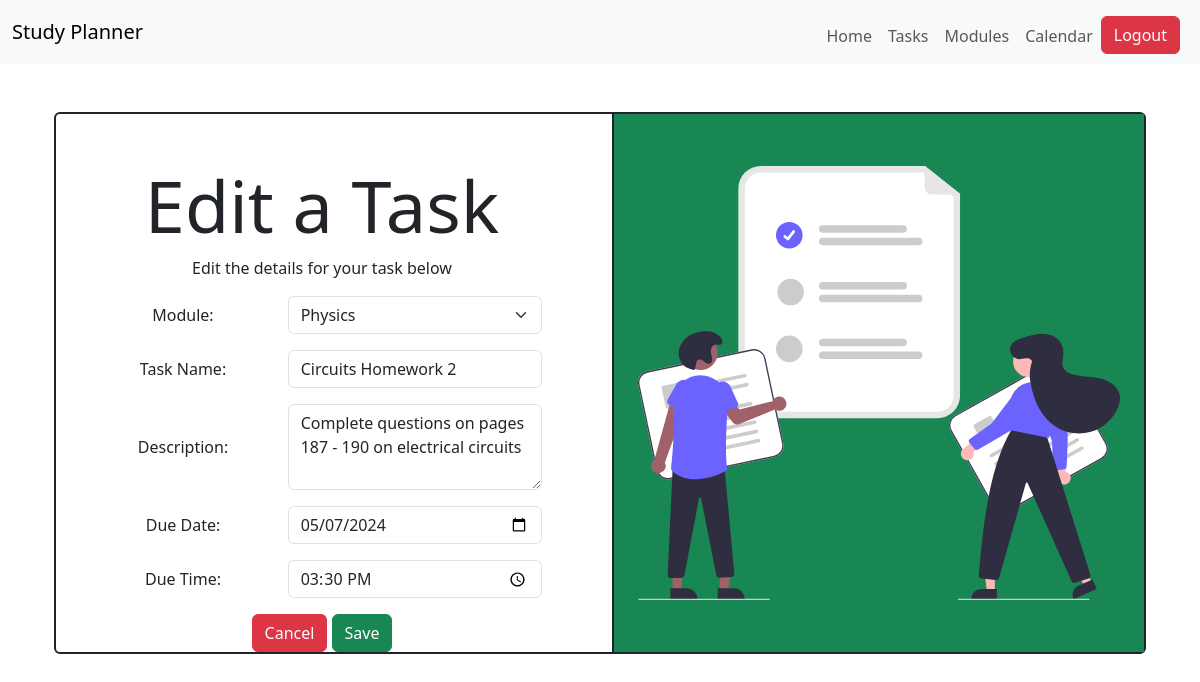
/tasks/edit/1/1 (signed in), run on the app's committed database.
### StudyPlanner/models.py (models this page shows)
class Task(db.Model):
    id = db.Column(db.Integer, primary_key=True)
    user = db.Column(db.Integer, db.ForeignKey('user.id'))
    module = db.Column(db.Integer, db.ForeignKey('module.id', ondelete="CASCADE"))
    event = db.Column(db.Integer, db.ForeignKey('event.id', ondelete="CASCADE"))
    name = db.Column(db.String(100), nullable=False)
    description = db.Column(db.String(256), nullable=False)
    creation_date = db.Column(db.DateTime, default= datetime.datetime.now(datetime.UTC))
    due_date = db.Column(db.DateTime, nullable=False)
    events = db.relationship('Event', backref='events', primaryjoin="Task.id==Event.task", post_update=True,  cascade='save-update, merge, delete, delete-orphan')

### StudyPlanner/core.py (the view, shortened to what this page needs)
@bp.route("/tasks/edit/<string:author>/<int:id>", methods=['GET','POST'])
@login_required
def editTask(author, id):
    if author != current_user.get_id():
        return redirect(url_for('core.tasksPage'))
    else:
        task = Task.query.filter_by(id=id).first()
        module = Module.query.filter_by(id=task.id).first()
        date = str(task.due_date)
        date = date.split(" ")
        due_date = date[0]
        due_time = date[1]
        due_time = due_time[:-3]
        return render_template("core/editTask.html", task=task, module=module, due_date=due_date, due_time=due_time)

### StudyPlanner/__init__.py (called while the page is built)
def create_app():
    app = Flask(__name__)
    app.config['SECRET_KEY'] = 'd71da3aa16a41e7005859041a8063229c1e84514118c8a41b0a03438225499e6'
    app.config['SQLALCHEMY_DATABASE_URI'] = 'sqlite:///db.sqlite'
    db.init_app(app)
    with app.app_context():
        db.create_all()
    from StudyPlanner import auth, core
    app.register_blueprint(auth.bp)
    app.register_blueprint(core.bp)
    login_manager = LoginManager()
    login_manager.login_view = 'auth.login'
    login_manager.init_app(app)
    @login_manager.user_loader
    def load_user(user_id):
        return User.query.get(int(user_id))
    return app

### StudyPlanner/templates/core/editTask.html
{% extends "base.html" %}
{% block content %}
<div class="container-sm text-center mt-5">
    <div class="container-sm m-auto">
        <div class="border border-2 rounded-2 border-dark">
            <div class="row">
                <div class="col">
                    <h1 class="text-center display-2 mt-5">Edit a Task</h1>
                    <p class="text-center">Edit the details for your task below</p>
                    <form action="{{ url_for('core.editTask', author=task.user, id=task.id)}}" method="post" method="post">
                        <div class="row mb-3 d-flex align-items-center justify-content-center">
                            <label class="col-sm-4 col-form-label" for="module">Module:</label>
                            <div class="col-sm-6">
                                <select class="form-select" name="selectedModule" aria-label="Default select example">
                                    {% for module in current_user.modules %}
                                        {% if module.id==task.module %}
                                        <option selected value="{{ module.id }}">{{ module.name }}</option>
                                        {% else %}
                                        <option value="{{ module.id }}">{{ module.name }}</option>
                                        {% endif %}
                                    {% endfor %}
                                </select>
                            </div>
                        </div>
                        <div class="row mb-3 d-flex align-items-center justify-content-center">
                            <label class="col-sm-4 col-form-label" for="name">Task Name:</label>
                            <div class="col-sm-6">
                                <input class="form-control" id="name"  type="text" name="taskName" value="{{ task.name }}" required>
                            </div>
                        </div>
                        <div class="row mb-3 d-flex align-items-center justify-content-center">
                            <label class="col-sm-4 col-form-label" for="description">Description:</label>
                            <div class="col-sm-6">
                                <textarea class="form-control" rows="3" id="description"  type="text" name="taskDescription" maxlength="256" required>{{ task.description }}</textarea>
                            </div>
                        </div>
                        <div class="row mb-3 d-flex align-items-center justify-content-center">
                            <label class="col-sm-4 col-form-label" for="date">Due Date:</label>
                            <div class="col-sm-6">
                                <input class="form-control" id="date"  type="date" name="taskDueDate" value="{{ due_date }}" required>
                            </div>
                        </div>
                        <div class="row mb-3 d-flex align-items-center justify-content-center">
                            <label class="col-sm-4 col-form-label" for="time">Due Time:</label>
                            <div class="col-sm-6">
                                <input class="form-control" id="time"  type="time" name="taskDueTime" value="{{ due_time}}" required>
                            </div>
                        </div class="row mb-3 d-flex align-items-center justify-content-center">
                        <div>
                            <a href="{{ url_for('core.tasksPage') }}" class="btn btn-danger">Cancel</a>
                            <input type="submit" value="Save" class="btn btn-success">
                        </div>
                    </form>
                </div>
                <div class="col d-none d-lg-flex">
                    <img class="p-4 img-fluid bg-success border-start border-2 border-dark" src="{{ url_for('static', filename='completed_tasks.svg') }}" alt="">
                </div>
            </div>
        </div>
    </div>
</div>
{% endblock %}

### data on the page
Task: taskName "Circuits Homework 2", taskDescription "Complete questions on pages 187 - 190 on electrical circuits"

### other printed values
form field selectedModule "Physics"
